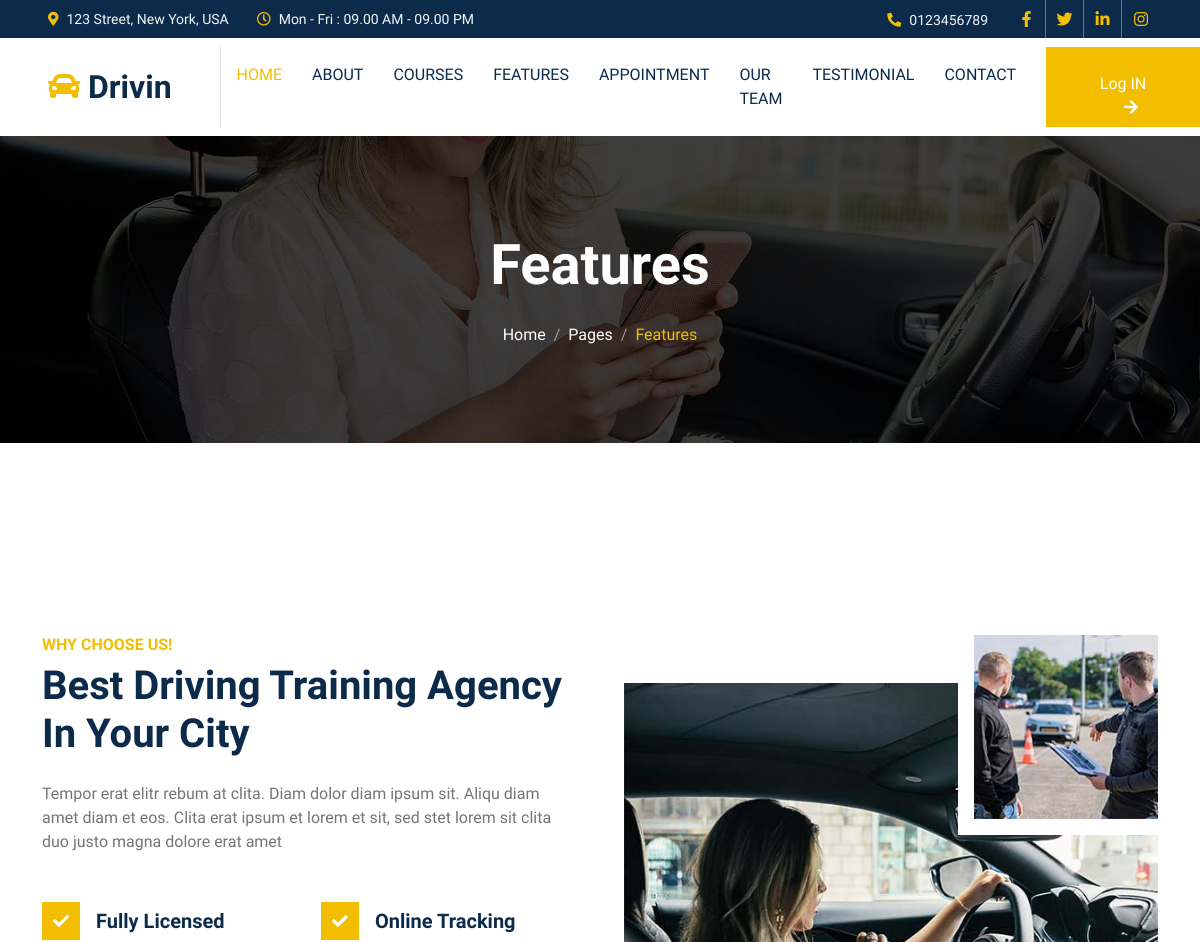
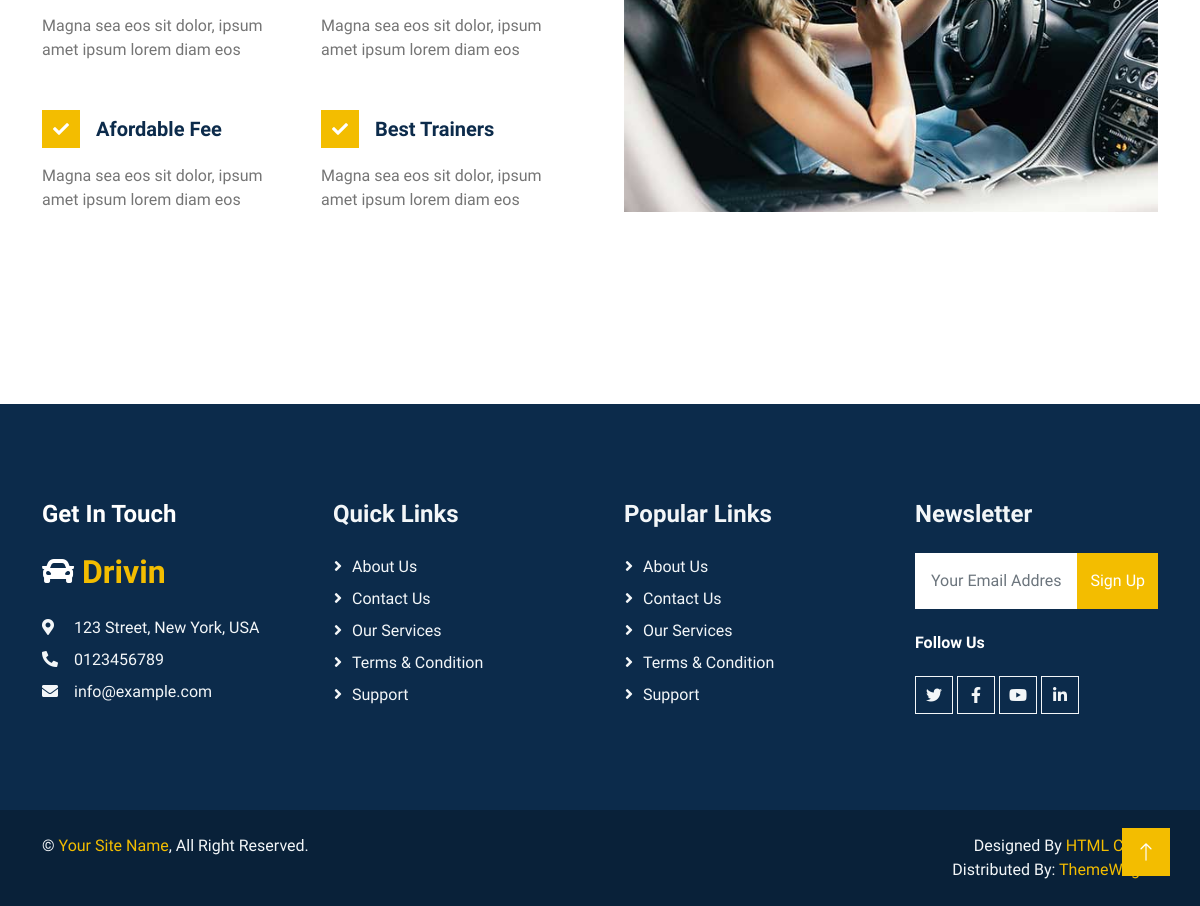
The app's page /feature.php with its own data (2 pictures, top to bottom).
### tables this page shows
CREATE TABLE `contact_details` (
  `c_id` int(11) NOT NULL,
  `c_address` text NOT NULL,
  `c_timing` text NOT NULL,
  `c_mobile` varchar(10) NOT NULL,
  `f_link` text NOT NULL,
  `i_link` text NOT NULL,
  `t_link` text NOT NULL,
  `y_link` text NOT NULL,
  `c_email` text NOT NULL,
  `c_map` text NOT NULL
);

CREATE TABLE `features` (
  `f_id` int(11) NOT NULL,
  `f_title` text NOT NULL,
  `f_desc` text NOT NULL,
  `f_smallimg` text NOT NULL,
  `f_bigimg` text NOT NULL
);

CREATE TABLE `why_choose` (
  `fw_id` int(11) NOT NULL,
  `fw_title` text NOT NULL,
  `fw_desc` text NOT NULL
);

### feature.php (the view)
<?php
include "head.php";
include "nav.php";
?>
    <div class="container-fluid page-header py-6 my-6 mt-0 wow fadeIn" data-wow-delay="0.1s">
        <div class="container text-center">
            <h1 class="display-4 text-white animated slideInDown mb-4">Features</h1>
            <nav aria-label="breadcrumb animated slideInDown">
                <ol class="breadcrumb justify-content-center mb-0">
                    <li class="breadcrumb-item"><a class="text-white" href="#">Home</a></li>
                    <li class="breadcrumb-item"><a class="text-white" href="#">Pages</a></li>
                    <li class="breadcrumb-item text-primary active" aria-current="page">Features</li>
                </ol>
            </nav>
        </div>
    </div>
    <?php
    $query="SELECT * from features";
    $fire=mysqli_query($conn,$query);
    $row=mysqli_fetch_assoc($fire);
    ?>
    <div class="container-xxl py-6">
        <div class="container">
            <div class="row g-5">
                <div class="col-lg-6 wow fadeInUp" data-wow-delay="0.1s">
                    <h6 class="text-primary text-uppercase mb-2">Why Choose Us!</h6>
                    <h1 class="display-6 mb-4"><?=$row['f_title'];?></h1>
                    <p class="mb-5"><?=$row['f_desc'];?></p>
                    <div class="row gy-5 gx-4">
                        <?php
                        $query1="SELECT * from why_choose";
                        $fire1=mysqli_query($conn,$query1);
                        while($row1=mysqli_fetch_assoc($fire1)){
                        ?>
                        <div class="col-sm-6 wow fadeIn" data-wow-delay="0.1s">
                            <div class="d-flex align-items-center mb-3">
                                <div class="flex-shrink-0 btn-square bg-primary me-3">
                                    <i class="fa fa-check text-white"></i>
                                </div>
                                <h5 class="mb-0"><?=$row1['fw_title'];?></h5>
                            </div>
                            <span><?=$row1['fw_desc'];?></span>
                        </div>
                        <?php
                        }
                        ?>
                    </div>
                </div>
                <div class="col-lg-6 wow fadeInUp" data-wow-delay="0.5s">
                    <div class="position-relative overflow-hidden pe-5 pt-5 h-100" style="min-height: 400px;">
                        <img class="position-absolute w-100 h-100" src="admin/upload/<?=$row['f_bigimg'];?>" alt="" style="object-fit: cover;">
                        <img class="position-absolute top-0 end-0 bg-white ps-3 pb-3" src="admin/upload/<?=$row['f_smallimg'];?>" alt="" style="width: 200px; height: 200px">
                    </div>
                </div>
            </div>
        </div>
    </div>
<?php
 include "footer.php";
?>

### nav.php (shortened to what this page needs)
<?php
    include "conn.php";
    $query="SELECT * from contact_details";
    $fire=mysqli_query($conn,$query);
    $row=mysqli_fetch_assoc($fire);
?>
    <div class="container-fluid bg-dark text-light p-0">
        <div class="row gx-0 d-none d-lg-flex">
            <div class="col-lg-7 px-5 text-start">
                <div class="h-100 d-inline-flex align-items-center me-4">
                    <small class="fa fa-map-marker-alt text-primary me-2"></small>
                    <small><?=$row['c_address'];?></small>
                </div>
                <div class="h-100 d-inline-flex align-items-center">
                    <small class="far fa-clock text-primary me-2"></small>
                    <small><?=$row['c_timing'];?></small>
                </div>
            </div>
            <div class="col-lg-5 px-5 text-end">
                <div class="h-100 d-inline-flex align-items-center me-4">
                    <small class="fa fa-phone-alt text-primary me-2"></small>
                    <small><?=$row['c_mobile'];?></small>
                </div>
                <div class="h-100 d-inline-flex align-items-center mx-n2">
                    <a class="btn btn-square btn-link rounded-0 border-0 border-end border-secondary" href="<?=$row['f_link'];?>"><i class="fab fa-facebook-f"></i></a>
                    <a class="btn btn-square btn-link rounded-0 border-0 border-end border-secondary" href="<?=$row['t_link'];?>"><i class="fab fa-twitter"></i></a>
                    <a class="btn btn-square btn-link rounded-0 border-0 border-end border-secondary" href="<?=$row['i_link'];?>"><i class="fab fa-linkedin-in"></i></a>
                    <a class="btn btn-square btn-link rounded-0" href="<?=$row['i_link'];?>"><i class="fab fa-instagram"></i></a>
                </div>
            </div>
        </div>
    </div>
    <nav class="navbar navbar-expand-lg bg-white navbar-light sticky-top p-0">
        <a href="index.php" class="navbar-brand d-flex align-items-center border-end px-4 px-lg-5">
            <h2 class="m-0"><i class="fa fa-car text-primary me-2"></i>Drivin</h2>
        </a>
        <div class="collapse navbar-collapse" id="navbarCollapse">
            <div class="navbar-nav ms-auto p-4 p-lg-0">
                <a href="index.php" class="nav-item nav-link active">Home</a>
                <a href="about.php" class="nav-item nav-link">About</a>
                <a href="courses.php" class="nav-item nav-link">Courses</a>
                <a href="feature.php" class="nav-item nav-link">Features</a>
                <a href="appointment.php" class="nav-item nav-link">Appointment</a>
                <a href="team.php" class="nav-item nav-link">Our Team</a>
                <a href="testimonial.php" class="nav-item nav-link">Testimonial</a>
                <a href="contact.php" class="nav-item nav-link">Contact</a>
            </div>
            <a href="admin.php" class="btn btn-primary py-4 px-lg-5 d-none d-lg-block">Log IN<i class="fa fa-arrow-right ms-3"></i></a>
        </div>
    </nav>

### footer.php (shortened to what this page needs)
<?php
    include "conn.php";
    $query="SELECT * from contact_details";
    $fire=mysqli_query($conn,$query);
    $row=mysqli_fetch_assoc($fire);
?>
    <div class="container-fluid bg-dark text-light footer my-6 mb-0 py-6 wow fadeIn" data-wow-delay="0.1s">
        <div class="container">
            <div class="row g-5">
                <div class="col-lg-3 col-md-6">
                    <h4 class="text-white mb-4">Get In Touch</h4>
                    <h2 class="text-primary mb-4"><i class="fa fa-car text-white me-2"></i>Drivin</h2>
                    <p class="mb-2"><i class="fa fa-map-marker-alt me-3"></i><?=$row['c_address'];?></p>
                    <p class="mb-2"><i class="fa fa-phone-alt me-3"></i><?=$row['c_mobile'];?></p>
                    <p class="mb-2"><i class="fa fa-envelope me-3"></i><?=$row['c_email'];?></p>
                </div>
                <div class="col-lg-3 col-md-6">
                    <h4 class="text-light mb-4">Quick Links</h4>
                    <a class="btn btn-link" href="">About Us</a>
                    <a class="btn btn-link" href="">Contact Us</a>
                    <a class="btn btn-link" href="">Our Services</a>
                    <a class="btn btn-link" href="">Terms & Condition</a>
                    <a class="btn btn-link" href="">Support</a>
                </div>
                <div class="col-lg-3 col-md-6">
                    <h4 class="text-light mb-4">Popular Links</h4>
                    <a class="btn btn-link" href="">About Us</a>
                    <a class="btn btn-link" href="">Contact Us</a>
                    <a class="btn btn-link" href="">Our Services</a>
                    <a class="btn btn-link" href="">Terms & Condition</a>
                    <a class="btn btn-link" href="">Support</a>
                </div>
                <div class="col-lg-3 col-md-6">
                    <h4 class="text-light mb-4">Newsletter</h4>
                    <form action="">
                        <div class="input-group">
                            <input type="text" class="form-control p-3 border-0" placeholder="Your Email Address">
                            <button class="btn btn-primary">Sign Up</button>
                        </div>
                    </form>
                    <h6 class="text-white mt-4 mb-3">Follow Us</h6>
                    <div class="d-flex pt-2">
                        <a class="btn btn-square btn-outline-light me-1" href="<?=$row['t_link'];?>"><i class="fab fa-twitter"></i></a>
                        <a class="btn btn-square btn-outline-light me-1" href="<?=$row['f_link'];?>"><i class="fab fa-facebook-f"></i></a>
                        <a class="btn btn-square btn-outline-light me-1" href="<?=$row['y_link'];?>"><i class="fab fa-youtube"></i></a>
                        <a class="btn btn-square btn-outline-light me-0" href="<?=$row['i_link'];?>"><i class="fab fa-linkedin-in"></i></a>
                    </div>
                </div>
            </div>
        </div>
    </div>
    <div class="container-fluid copyright text-light py-4 wow fadeIn" data-wow-delay="0.1s">
        <div class="container">
            <div class="row">
                <div class="col-md-6 text-center text-md-start mb-3 mb-md-0">
                    &copy; <a href="#">Your Site Name</a>, All Right Reserved.
                </div>
                <div class="col-md-6 text-center text-md-end">
                    Designed By <a href="https://htmlcodex.com">HTML Codex</a>
                    <br>Distributed By: <a href="https://themewagon.com" target="_blank">ThemeWagon</a>
                </div>
            </div>
        </div>
    </div>
    <a href="#" class="btn btn-lg btn-primary btn-lg-square back-to-top"><i class="bi bi-arrow-up"></i></a>
</body>
</html>

### css/style.css (style rules this page uses)
:root { --primary: #F3BD00; --secondary: #757575; --light: #F3F6F8; --dark: #0C2B4B; }
.py-6 { padding-top: 6rem; padding-bottom: 6rem; }
.my-6 { margin-top: 6rem; margin-bottom: 6rem; }
.back-to-top { position: fixed; display: none; right: 30px; bottom: 30px; z-index: 99; }
.btn { font-weight: 500; transition: .5s; }
.btn.btn-primary, .btn.btn-outline-primary:hover { color: #FFFFFF; }
.btn-square { width: 38px; height: 38px; }
.btn-lg-square { width: 48px; height: 48px; }
.btn-square, .btn-sm-square, .btn-lg-square { padding: 0; display: flex; align-items: center; justify-content: center; font-weight: normal; }
.navbar.sticky-top { top: -100px; transition: .5s; }
.navbar .navbar-brand, .navbar a.btn { height: 80px }
.navbar .navbar-nav .nav-link { margin-right: 30px; padding: 25px 0; color: var(--dark); font-weight: 500; text-transform: uppercase; outline: none; }
.navbar .navbar-nav .nav-link:hover, .navbar .navbar-nav .nav-link.active { color: var(--primary); }
.page-header { background: linear-gradient(rgba(0, 0, 0, .75), rgba(0, 0, 0, .75)), url(../img/carousel-1.jpg) center center no-repeat; background-size: cover; }
.breadcrumb-item+.breadcrumb-item::before { color: #999999; }
.footer .btn.btn-link { display: block; margin-bottom: 5px; padding: 0; text-align: left; color: var(--light); font-weight: normal; text-transform: capitalize; transition: .3s; }
.footer .btn.btn-link::before { position: relative; content: "\f105"; font-family: "Font Awesome 5 Free"; font-weight: 900; color: var(--light); margin-right: 10px; }
.copyright { background: #092139; }
.copyright a { color: var(--primary); }

### records on screen
contact_details: c_address "123 Street, New York, USA", c_timing "Mon - Fri : 09.00 AM - 09.00 PM", c_mobile "0123456789", c_email "info@example.com"
features: f_title "Best Driving Training Agency In Your City", f_desc "Tempor erat elitr rebum at clita. Diam dolor diam ipsum sit. Aliqu diam amet diam et eos. Clita erat ipsum et lorem et sit, sed stet lorem sit clita duo justo magna dolore erat amet", f_bigimg (picture), f_smallimg (picture)
why_choose: fw_title "Fully Licensed", fw_desc "Magna sea eos sit dolor, ipsum amet ipsum lorem diam eos"
why_choose: fw_title "Online Tracking", fw_desc "Magna sea eos sit dolor, ipsum amet ipsum lorem diam eos"
why_choose: fw_title "Afordable Fee", fw_desc "Magna sea eos sit dolor, ipsum amet ipsum lorem diam eos"
why_choose: fw_title "Best Trainers", fw_desc "Magna sea eos sit dolor, ipsum amet ipsum lorem diam eos"
